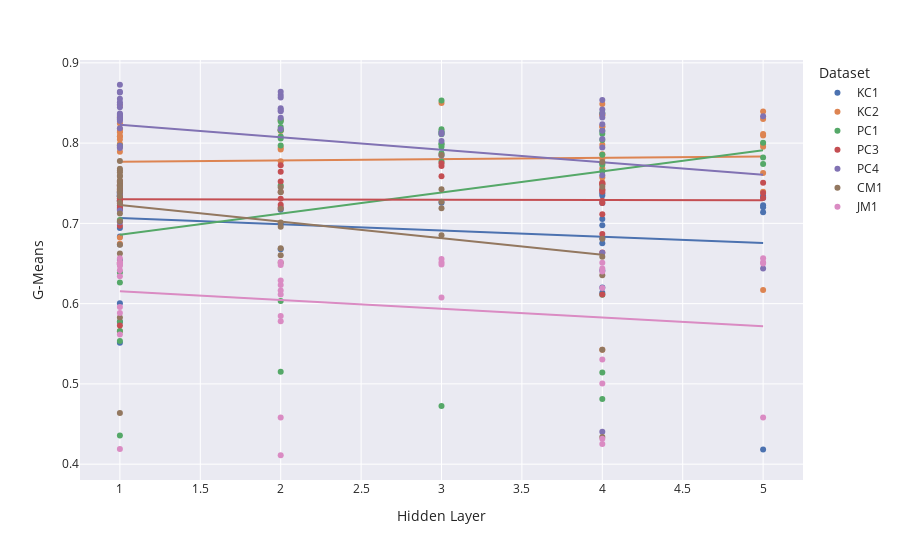

This figure's notebook cell:
### Code cell
test = hyperparam[(hyperparam['G-Means'] > 0.4)]
# test = hyperparam[(hyperparam['G-Means'] != 0)]
fig = px.scatter(test, x="Hidden Layer", y="G-Means", trendline="ols", template="seaborn", color_continuous_scale=px.colors.diverging.Tealrose,color="Dataset")
fig.show()

### Figure 1 — Plotly figure (JSON) as saved in the notebook; plotly's stock layout.template omitted (floating-point values rounded to 4 significant figures)
{"data": [{"hovertemplate": "Dataset=KC1<br>Hidden Layer=%{x}<br>G-Means=%{y}<extra></extra>", "legendgroup": "KC1", "marker": {"color": "rgb(76,114,176)", "symbol": "circle"}, "mode": "markers", "name": "KC1", "orientation": "v", "showlegend": true, "type": "scatter", "x": [1, 2, 4, 1, 1, 4, 1, 2, 4, 4, 1, 2, 5, 1, 1, 4, 1, 1, 5, 1, 4, 1, 1, 1, 1, 1, 4, 1, 1, 5, 1, 4, 5, 1, 1, 4, 1, 1, 1, 4, 1, 5, 1, 1, 5, 3, 1], "xaxis": "x", "y": [0.6941, 0.6677, 0.6135, 0.7368, 0.6737, 0.6811, 0.7351, 0.6993, 0.6975, 0.6411, 0.6003, 0.717, 0.4184, 0.728, 0.7341, 0.7253, 0.6836, 0.7185, 0.7226, 0.7344, 0.6199, 0.7279, 0.7227, 0.7384, 0.5513, 0.7396, 0.7053, 0.6543, 0.7354, 0.7321, 0.7338, 0.6754, 0.7137, 0.5771, 0.7277, 0.7347, 0.7198, 0.7371, 0.7329, 0.7374, 0.7308, 0.72, 0.7291, 0.7357, 0.7342, 0.7256, 0.7383], "yaxis": "y"}, {"hovertemplate": "<b>OLS trendline</b><br>G-Means = -0.00774919 * Hidden Layer + 0.714336<br>R<sup>2</sup>=0.040372<br><br>Dataset=KC1<br>Hidden Layer=%{x}<br>G-Means=%{y} <b>(trend)</b><extra></extra>", "legendgroup": "KC1", "marker": {"color": "rgb(76,114,176)", "symbol": "circle"}, "mode": "lines", "name": "KC1", "showlegend": false, "type": "scatter", "x": [1, 1, 1, 1, 1, 1, 1, 1, 1, 1, 1, 1, 1, 1, 1, 1, 1, 1, 1, 1, 1, 1, 1, 1, 1, 1, 1, 2, 2, 2, 3, 4, 4, 4, 4, 4, 4, 4, 4, 4, 4, 5, 5, 5, 5, 5, 5], "xaxis": "x", "y": [0.7066, 0.7066, 0.7066, 0.7066, 0.7066, 0.7066, 0.7066, 0.7066, 0.7066, 0.7066, 0.7066, 0.7066, 0.7066, 0.7066, 0.7066, 0.7066, 0.7066, 0.7066, 0.7066, 0.7066, 0.7066, 0.7066, 0.7066, 0.7066, 0.7066, 0.7066, 0.7066, 0.6988, 0.6988, 0.6988, 0.6911, 0.6833, 0.6833, 0.6833, 0.6833, 0.6833, 0.6833, 0.6833, 0.6833, 0.6833, 0.6833, 0.6756, 0.6756, 0.6756, 0.6756, 0.6756, 0.6756], "yaxis": "y"}, {"hovertemplate": "Dataset=KC2<br>Hidden Layer=%{x}<br>G-Means=%{y}<extra></extra>", "legendgroup": "KC2", "marker": {"color": "rgb(221,132,82)", "symbol": "circle"}, "mode": "markers", "name": "KC2", "orientation": "v", "showlegend": true, "type": "scatter", "x": [4, 4, 1, 2, 4, 1, 1, 4, 1, 2, 4, 4, 1, 2, 1, 2, 5, 4, 4, 1, 5, 1, 1, 1, 4, 5, 1, 4, 5, 1, 5, 1, 5, 1, 1, 4, 1, 5, 2, 5, 3, 5, 4, 1, 1, 1, 1, 1, 2], "xaxis": "x", "y": [0.7572, 0.7804, 0.8321, 0.8149, 0.7508, 0.8084, 0.8334, 0.8353, 0.8043, 0.7775, 0.7862, 0.7682, 0.7407, 0.792, 0.8152, 0.8164, 0.83, 0.5427, 0.8202, 0.5657, 0.7953, 0.7975, 0.6513, 0.7989, 0.7979, 0.8094, 0.7275, 0.8206, 0.7394, 0.8136, 0.7627, 0.7423, 0.7989, 0.8084, 0.6746, 0.8488, 0.8177, 0.8393, 0.7942, 0.617, 0.8498, 0.8112, 0.8347, 0.7949, 0.7892, 0.8468, 0.6824, 0.8243, 0.8282], "yaxis": "y"}, {"hovertemplate": "<b>OLS trendline</b><br>G-Means = 0.00164969 * Hidden Layer + 0.775015<br>R<sup>2</sup>=0.001575<br><br>Dataset=KC2<br>Hidden Layer=%{x}<br>G-Means=%{y} <b>(trend)</b><extra></extra>", "legendgroup": "KC2", "marker": {"color": "rgb(221,132,82)", "symbol": "circle"}, "mode": "lines", "name": "KC2", "showlegend": false, "type": "scatter", "x": [1, 1, 1, 1, 1, 1, 1, 1, 1, 1, 1, 1, 1, 1, 1, 1, 1, 1, 1, 1, 1, 2, 2, 2, 2, 2, 2, 3, 4, 4, 4, 4, 4, 4, 4, 4, 4, 4, 4, 4, 5, 5, 5, 5, 5, 5, 5, 5, 5], "xaxis": "x", "y": [0.7767, 0.7767, 0.7767, 0.7767, 0.7767, 0.7767, 0.7767, 0.7767, 0.7767, 0.7767, 0.7767, 0.7767, 0.7767, 0.7767, 0.7767, 0.7767, 0.7767, 0.7767, 0.7767, 0.7767, 0.7767, 0.7783, 0.7783, 0.7783, 0.7783, 0.7783, 0.7783, 0.78, 0.7816, 0.7816, 0.7816, 0.7816, 0.7816, 0.7816, 0.7816, 0.7816, 0.7816, 0.7816, 0.7816, 0.7816, 0.7833, 0.7833, 0.7833, 0.7833, 0.7833, 0.7833, 0.7833, 0.7833, 0.7833], "yaxis": "y"}, {"hovertemplate": "Dataset=PC1<br>Hidden Layer=%{x}<br>G-Means=%{y}<extra></extra>", "legendgroup": "PC1", "marker": {"color": "rgb(85,168,104)", "symbol": "circle"}, "mode": "markers", "name": "PC1", "orientation": "v", "showlegend": true, "type": "scatter", "x": [1, 2, 4, 1, 1, 4, 1, 2, 4, 4, 1, 2, 2, 2, 1, 3, 1, 3, 1, 3, 5, 5, 2, 3, 2, 2, 2, 4, 4, 5, 1, 3, 4, 2, 1, 3, 3, 2, 4, 4, 3, 4, 3, 4, 3, 3], "xaxis": "x", "y": [0.5658, 0.7472, 0.5141, 0.6491, 0.6262, 0.8116, 0.7967, 0.8294, 0.7749, 0.4811, 0.4357, 0.8082, 0.8056, 0.6031, 0.704, 0.7873, 0.5777, 0.8128, 0.7964, 0.7984, 0.7822, 0.8004, 0.515, 0.4723, 0.8199, 0.8164, 0.816, 0.8152, 0.7732, 0.7738, 0.6386, 0.811, 0.7855, 0.8268, 0.5535, 0.7955, 0.7994, 0.7971, 0.8039, 0.8375, 0.8529, 0.611, 0.7772, 0.7648, 0.8173, 0.8147], "yaxis": "y"}, {"hovertemplate": "<b>OLS trendline</b><br>G-Means = 0.0263543 * Hidden Layer + 0.659318<br>R<sup>2</sup>=0.077533<br><br>Dataset=PC1<br>Hidden Layer=%{x}<br>G-Means=%{y} <b>(trend)</b><extra></extra>", "legendgroup": "PC1", "marker": {"color": "rgb(85,168,104)", "symbol": "circle"}, "mode": "lines", "name": "PC1", "showlegend": false, "type": "scatter", "x": [1, 1, 1, 1, 1, 1, 1, 1, 1, 1, 2, 2, 2, 2, 2, 2, 2, 2, 2, 2, 2, 3, 3, 3, 3, 3, 3, 3, 3, 3, 3, 3, 4, 4, 4, 4, 4, 4, 4, 4, 4, 4, 4, 5, 5, 5], "xaxis": "x", "y": [0.6857, 0.6857, 0.6857, 0.6857, 0.6857, 0.6857, 0.6857, 0.6857, 0.6857, 0.6857, 0.712, 0.712, 0.712, 0.712, 0.712, 0.712, 0.712, 0.712, 0.712, 0.712, 0.712, 0.7384, 0.7384, 0.7384, 0.7384, 0.7384, 0.7384, 0.7384, 0.7384, 0.7384, 0.7384, 0.7384, 0.7647, 0.7647, 0.7647, 0.7647, 0.7647, 0.7647, 0.7647, 0.7647, 0.7647, 0.7647, 0.7647, 0.7911, 0.7911, 0.7911], "yaxis": "y"}, {"hovertemplate": "Dataset=PC3<br>Hidden Layer=%{x}<br>G-Means=%{y}<extra></extra>", "legendgroup": "PC3", "marker": {"color": "rgb(196,78,82)", "symbol": "circle"}, "mode": "markers", "name": "PC3", "orientation": "v", "showlegend": true, "type": "scatter", "x": [4, 4, 1, 2, 4, 1, 1, 4, 1, 2, 4, 4, 1, 2, 1, 5, 2, 1, 2, 1, 1, 1, 1, 4, 5, 5, 3, 1, 1, 4, 3, 3, 1, 2, 2, 1, 4, 4, 4, 1, 4, 1, 1], "xaxis": "x", "y": [0.6114, 0.7411, 0.7425, 0.7231, 0.6868, 0.7287, 0.7177, 0.7491, 0.7463, 0.7522, 0.7115, 0.6638, 0.5729, 0.7644, 0.7208, 0.7316, 0.7306, 0.6971, 0.7198, 0.7526, 0.7474, 0.7407, 0.7339, 0.7488, 0.7506, 0.7377, 0.7714, 0.7277, 0.7309, 0.7253, 0.7586, 0.7748, 0.7251, 0.7395, 0.7724, 0.7395, 0.7426, 0.7394, 0.728, 0.7307, 0.7504, 0.747, 0.7516], "yaxis": "y"}, {"hovertemplate": "<b>OLS trendline</b><br>G-Means = -0.000304843 * Hidden Layer + 0.730463<br>R<sup>2</sup>=0.000139<br><br>Dataset=PC3<br>Hidden Layer=%{x}<br>G-Means=%{y} <b>(trend)</b><extra></extra>", "legendgroup": "PC3", "marker": {"color": "rgb(196,78,82)", "symbol": "circle"}, "mode": "lines", "name": "PC3", "showlegend": false, "type": "scatter", "x": [1, 1, 1, 1, 1, 1, 1, 1, 1, 1, 1, 1, 1, 1, 1, 1, 1, 1, 2, 2, 2, 2, 2, 2, 2, 3, 3, 3, 4, 4, 4, 4, 4, 4, 4, 4, 4, 4, 4, 4, 5, 5, 5], "xaxis": "x", "y": [0.7302, 0.7302, 0.7302, 0.7302, 0.7302, 0.7302, 0.7302, 0.7302, 0.7302, 0.7302, 0.7302, 0.7302, 0.7302, 0.7302, 0.7302, 0.7302, 0.7302, 0.7302, 0.7299, 0.7299, 0.7299, 0.7299, 0.7299, 0.7299, 0.7299, 0.7295, 0.7295, 0.7295, 0.7292, 0.7292, 0.7292, 0.7292, 0.7292, 0.7292, 0.7292, 0.7292, 0.7292, 0.7292, 0.7292, 0.7292, 0.7289, 0.7289, 0.7289], "yaxis": "y"}, {"hovertemplate": "Dataset=PC4<br>Hidden Layer=%{x}<br>G-Means=%{y}<extra></extra>", "legendgroup": "PC4", "marker": {"color": "rgb(129,114,179)", "symbol": "circle"}, "mode": "markers", "name": "PC4", "orientation": "v", "showlegend": true, "type": "scatter", "x": [4, 4, 1, 2, 4, 1, 1, 4, 1, 4, 2, 4, 4, 1, 2, 1, 1, 4, 5, 1, 1, 1, 1, 3, 1, 1, 1, 1, 1, 2, 1, 2, 1, 2, 2, 2, 3, 3, 4, 5, 3, 1, 4, 1, 1, 4, 1, 1], "xaxis": "x", "y": [0.8419, 0.832, 0.7968, 0.8175, 0.76, 0.8301, 0.8185, 0.805, 0.8275, 0.4404, 0.8396, 0.8236, 0.8155, 0.7445, 0.8433, 0.8482, 0.8369, 0.7945, 0.6437, 0.7014, 0.8551, 0.8631, 0.8356, 0.8025, 0.864, 0.8343, 0.716, 0.8319, 0.8727, 0.8599, 0.8446, 0.8641, 0.8509, 0.8568, 0.8413, 0.8317, 0.8114, 0.8133, 0.8537, 0.8334, 0.7847, 0.7364, 0.8369, 0.8306, 0.8294, 0.6632, 0.7939, 0.7385], "yaxis": "y"}, {"hovertemplate": "<b>OLS trendline</b><br>G-Means = -0.0156266 * Hidden Layer + 0.838575<br>R<sup>2</sup>=0.082084<br><br>Dataset=PC4<br>Hidden Layer=%{x}<br>G-Means=%{y} <b>(trend)</b><extra></extra>", "legendgroup": "PC4", "marker": {"color": "rgb(129,114,179)", "symbol": "circle"}, "mode": "lines", "name": "PC4", "showlegend": false, "type": "scatter", "x": [1, 1, 1, 1, 1, 1, 1, 1, 1, 1, 1, 1, 1, 1, 1, 1, 1, 1, 1, 1, 1, 1, 1, 2, 2, 2, 2, 2, 2, 2, 2, 3, 3, 3, 3, 4, 4, 4, 4, 4, 4, 4, 4, 4, 4, 4, 5, 5], "xaxis": "x", "y": [0.8229, 0.8229, 0.8229, 0.8229, 0.8229, 0.8229, 0.8229, 0.8229, 0.8229, 0.8229, 0.8229, 0.8229, 0.8229, 0.8229, 0.8229, 0.8229, 0.8229, 0.8229, 0.8229, 0.8229, 0.8229, 0.8229, 0.8229, 0.8073, 0.8073, 0.8073, 0.8073, 0.8073, 0.8073, 0.8073, 0.8073, 0.7917, 0.7917, 0.7917, 0.7917, 0.7761, 0.7761, 0.7761, 0.7761, 0.7761, 0.7761, 0.7761, 0.7761, 0.7761, 0.7761, 0.7761, 0.7604, 0.7604], "yaxis": "y"}, {"hovertemplate": "Dataset=CM1<br>Hidden Layer=%{x}<br>G-Means=%{y}<extra></extra>", "legendgroup": "CM1", "marker": {"color": "rgb(147,120,96)", "symbol": "circle"}, "mode": "markers", "name": "CM1", "orientation": "v", "showlegend": true, "type": "scatter", "x": [4, 1, 2, 4, 1, 1, 4, 1, 2, 4, 4, 1, 2, 1, 1, 1, 1, 1, 1, 1, 1, 2, 1, 3, 1, 1, 2, 2, 1, 3, 1, 1, 1, 1, 2, 3, 3, 1, 4, 1, 4, 3, 2], "xaxis": "x", "y": [0.5425, 0.6625, 0.6691, 0.434, 0.7399, 0.6735, 0.6807, 0.7778, 0.6957, 0.6583, 0.6354, 0.4637, 0.745, 0.7027, 0.7514, 0.7486, 0.7467, 0.7384, 0.7257, 0.7481, 0.7467, 0.7012, 0.7339, 0.7188, 0.768, 0.5827, 0.7181, 0.7387, 0.7438, 0.7269, 0.7583, 0.7535, 0.7124, 0.7659, 0.6509, 0.6853, 0.7424, 0.7597, 0.7764, 0.7638, 0.7457, 0.785, 0.6603], "yaxis": "y"}, {"hovertemplate": "<b>OLS trendline</b><br>G-Means = -0.0206189 * Hidden Layer + 0.743458<br>R<sup>2</sup>=0.095574<br><br>Dataset=CM1<br>Hidden Layer=%{x}<br>G-Means=%{y} <b>(trend)</b><extra></extra>", "legendgroup": "CM1", "marker": {"color": "rgb(147,120,96)", "symbol": "circle"}, "mode": "lines", "name": "CM1", "showlegend": false, "type": "scatter", "x": [1, 1, 1, 1, 1, 1, 1, 1, 1, 1, 1, 1, 1, 1, 1, 1, 1, 1, 1, 1, 1, 1, 1, 2, 2, 2, 2, 2, 2, 2, 2, 3, 3, 3, 3, 3, 4, 4, 4, 4, 4, 4, 4], "xaxis": "x", "y": [0.7228, 0.7228, 0.7228, 0.7228, 0.7228, 0.7228, 0.7228, 0.7228, 0.7228, 0.7228, 0.7228, 0.7228, 0.7228, 0.7228, 0.7228, 0.7228, 0.7228, 0.7228, 0.7228, 0.7228, 0.7228, 0.7228, 0.7228, 0.7022, 0.7022, 0.7022, 0.7022, 0.7022, 0.7022, 0.7022, 0.7022, 0.6816, 0.6816, 0.6816, 0.6816, 0.6816, 0.661, 0.661, 0.661, 0.661, 0.661, 0.661, 0.661], "yaxis": "y"}, {"hovertemplate": "Dataset=JM1<br>Hidden Layer=%{x}<br>G-Means=%{y}<extra></extra>", "legendgroup": "JM1", "marker": {"color": "rgb(218,139,195)", "symbol": "circle"}, "mode": "markers", "name": "JM1", "orientation": "v", "showlegend": true, "type": "scatter", "x": [4, 1, 2, 1, 1, 4, 1, 2, 4, 4, 2, 2, 1, 1, 2, 1, 2, 1, 3, 3, 1, 3, 4, 1, 1, 5, 4, 4, 1, 5, 5, 5, 2, 2, 3, 4, 1, 1, 2, 1, 1, 2, 1], "xaxis": "x", "y": [0.6438, 0.5884, 0.5781, 0.6416, 0.5959, 0.6195, 0.6511, 0.6164, 0.5303, 0.4252, 0.6115, 0.4111, 0.6486, 0.6505, 0.6518, 0.6506, 0.4583, 0.6502, 0.6077, 0.6489, 0.647, 0.6516, 0.4316, 0.6508, 0.6564, 0.4583, 0.6401, 0.651, 0.6343, 0.6564, 0.6516, 0.6501, 0.6481, 0.6287, 0.6556, 0.5006, 0.6506, 0.6496, 0.6232, 0.6496, 0.4189, 0.5846, 0.5614], "yaxis": "y"}, {"hovertemplate": "<b>OLS trendline</b><br>G-Means = -0.0108525 * Hidden Layer + 0.626175<br>R<sup>2</sup>=0.040197<br><br>Dataset=JM1<br>Hidden Layer=%{x}<br>G-Means=%{y} <b>(trend)</b><extra></extra>", "legendgroup": "JM1", "marker": {"color": "rgb(218,139,195)", "symbol": "circle"}, "mode": "lines", "name": "JM1", "showlegend": false, "type": "scatter", "x": [1, 1, 1, 1, 1, 1, 1, 1, 1, 1, 1, 1, 1, 1, 1, 1, 1, 2, 2, 2, 2, 2, 2, 2, 2, 2, 2, 3, 3, 3, 3, 4, 4, 4, 4, 4, 4, 4, 4, 5, 5, 5, 5], "xaxis": "x", "y": [0.6153, 0.6153, 0.6153, 0.6153, 0.6153, 0.6153, 0.6153, 0.6153, 0.6153, 0.6153, 0.6153, 0.6153, 0.6153, 0.6153, 0.6153, 0.6153, 0.6153, 0.6045, 0.6045, 0.6045, 0.6045, 0.6045, 0.6045, 0.6045, 0.6045, 0.6045, 0.6045, 0.5936, 0.5936, 0.5936, 0.5936, 0.5828, 0.5828, 0.5828, 0.5828, 0.5828, 0.5828, 0.5828, 0.5828, 0.5719, 0.5719, 0.5719, 0.5719], "yaxis": "y"}], "layout": {"legend": {"title": {"text": "Dataset"}, "tracegroupgap": 0}, "margin": {"t": 60}, "xaxis": {"anchor": "y", "domain": [0, 1], "title": {"text": "Hidden Layer"}}, "yaxis": {"anchor": "x", "domain": [0, 1], "title": {"text": "G-Means"}}}}
